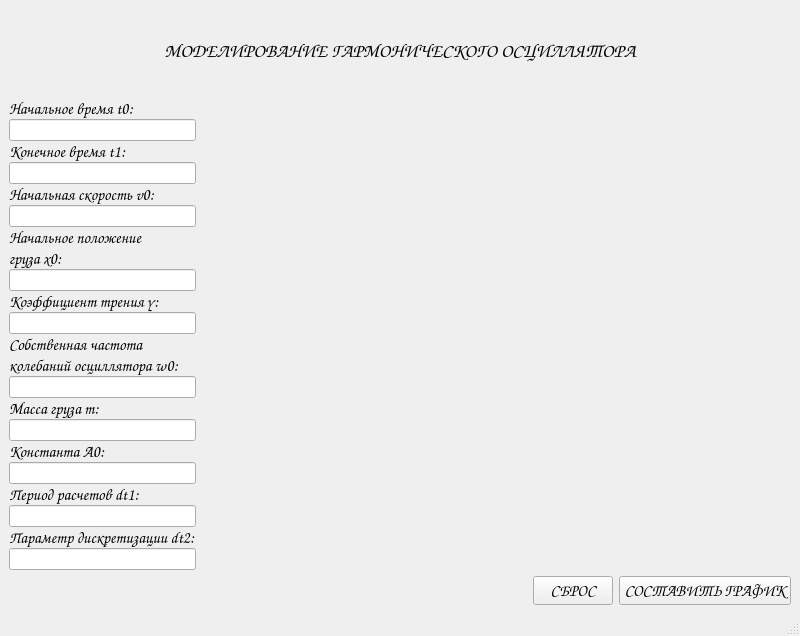
<?xml version="1.0" encoding="UTF-8"?>
<ui version="4.0">
 <class>MainWindow</class>
 <widget class="QMainWindow" name="MainWindow">
  <property name="geometry">
   <rect>
    <x>0</x>
    <y>0</y>
    <width>800</width>
    <height>636</height>
   </rect>
  </property>
  <property name="windowTitle">
   <string>MainWindow</string>
  </property>
  <widget class="QWidget" name="centralwidget">
   <layout class="QGridLayout" name="gridLayout" columnstretch="1,5">
    <item row="0" column="0" colspan="2">
     <layout class="QVBoxLayout" name="verticalLayout_header">
      <item>
       <widget class="QLabel" name="label_program_name">
        <property name="font">
         <font>
          <family>Comic Sans MS</family>
          <pointsize>14</pointsize>
          <weight>50</weight>
          <bold>false</bold>
         </font>
        </property>
        <property name="text">
         <string>МОДЕЛИРОВАНИЕ ГАРМОНИЧЕСКОГО ОСЦИЛЛЯТОРА</string>
        </property>
        <property name="alignment">
         <set>Qt::AlignCenter</set>
        </property>
       </widget>
      </item>
     </layout>
    </item>
    <item row="1" column="0">
     <layout class="QVBoxLayout" name="verticalLayout_input_fields">
      <property name="spacing">
       <number>0</number>
      </property>
      <item>
       <layout class="QVBoxLayout" name="verticalLayout_t0">
        <property name="spacing">
         <number>0</number>
        </property>
        <property name="sizeConstraint">
         <enum>QLayout::SetDefaultConstraint</enum>
        </property>
        <item>
         <widget class="QLabel" name="label_t0">
          <property name="sizePolicy">
           <sizepolicy hsizetype="Preferred" vsizetype="Maximum">
            <horstretch>0</horstretch>
            <verstretch>0</verstretch>
           </sizepolicy>
          </property>
          <property name="font">
           <font>
            <family>Comic Sans MS</family>
            <pointsize>12</pointsize>
           </font>
          </property>
          <property name="text">
           <string>Начальное время t0:</string>
          </property>
         </widget>
        </item>
        <item>
         <widget class="QLineEdit" name="lineEdit_t0"/>
        </item>
       </layout>
      </item>
      <item>
       <layout class="QVBoxLayout" name="verticalLayout_t1">
        <property name="spacing">
         <number>0</number>
        </property>
        <item>
         <widget class="QLabel" name="label_t1">
          <property name="sizePolicy">
           <sizepolicy hsizetype="Preferred" vsizetype="Maximum">
            <horstretch>0</horstretch>
            <verstretch>0</verstretch>
           </sizepolicy>
          </property>
          <property name="font">
           <font>
            <family>Comic Sans MS</family>
            <pointsize>12</pointsize>
           </font>
          </property>
          <property name="text">
           <string>Конечное время t1:</string>
          </property>
         </widget>
        </item>
        <item>
         <widget class="QLineEdit" name="lineEdit_t1"/>
        </item>
       </layout>
      </item>
      <item>
       <layout class="QVBoxLayout" name="verticalLayout_v0">
        <property name="spacing">
         <number>0</number>
        </property>
        <item>
         <widget class="QLabel" name="label_v0">
          <property name="sizePolicy">
           <sizepolicy hsizetype="Preferred" vsizetype="Maximum">
            <horstretch>0</horstretch>
            <verstretch>0</verstretch>
           </sizepolicy>
          </property>
          <property name="font">
           <font>
            <family>Comic Sans MS</family>
            <pointsize>12</pointsize>
           </font>
          </property>
          <property name="text">
           <string>Начальная скорость v0:</string>
          </property>
         </widget>
        </item>
        <item>
         <widget class="QLineEdit" name="lineEdit_v0"/>
        </item>
       </layout>
      </item>
      <item>
       <layout class="QVBoxLayout" name="verticalLayout_x0">
        <property name="spacing">
         <number>0</number>
        </property>
        <item>
         <widget class="QLabel" name="label_x0">
          <property name="sizePolicy">
           <sizepolicy hsizetype="Preferred" vsizetype="Maximum">
            <horstretch>0</horstretch>
            <verstretch>0</verstretch>
           </sizepolicy>
          </property>
          <property name="font">
           <font>
            <family>Comic Sans MS</family>
            <pointsize>12</pointsize>
           </font>
          </property>
          <property name="text">
           <string>Начальное положение</string>
          </property>
         </widget>
        </item>
        <item>
         <widget class="QLabel" name="label_x0_2">
          <property name="sizePolicy">
           <sizepolicy hsizetype="Preferred" vsizetype="Maximum">
            <horstretch>0</horstretch>
            <verstretch>0</verstretch>
           </sizepolicy>
          </property>
          <property name="font">
           <font>
            <family>Comic Sans MS</family>
            <pointsize>12</pointsize>
           </font>
          </property>
          <property name="text">
           <string>груза x0:</string>
          </property>
         </widget>
        </item>
        <item>
         <widget class="QLineEdit" name="lineEdit_x0"/>
        </item>
       </layout>
      </item>
      <item>
       <layout class="QVBoxLayout" name="verticalLayout_gamma">
        <property name="spacing">
         <number>0</number>
        </property>
        <item>
         <widget class="QLabel" name="label_gamma">
          <property name="sizePolicy">
           <sizepolicy hsizetype="Preferred" vsizetype="Maximum">
            <horstretch>0</horstretch>
            <verstretch>0</verstretch>
           </sizepolicy>
          </property>
          <property name="font">
           <font>
            <family>Comic Sans MS</family>
            <pointsize>12</pointsize>
           </font>
          </property>
          <property name="text">
           <string>Коэффициент трения γ:</string>
          </property>
         </widget>
        </item>
        <item>
         <widget class="QLineEdit" name="lineEdit_gamma"/>
        </item>
       </layout>
      </item>
      <item>
       <layout class="QVBoxLayout" name="verticalLayout_omega0">
        <property name="spacing">
         <number>0</number>
        </property>
        <item>
         <widget class="QLabel" name="label_omega0">
          <property name="sizePolicy">
           <sizepolicy hsizetype="Preferred" vsizetype="Maximum">
            <horstretch>0</horstretch>
            <verstretch>0</verstretch>
           </sizepolicy>
          </property>
          <property name="font">
           <font>
            <family>Comic Sans MS</family>
            <pointsize>12</pointsize>
           </font>
          </property>
          <property name="text">
           <string>Собственная частота</string>
          </property>
         </widget>
        </item>
        <item>
         <widget class="QLabel" name="label_omega0_2">
          <property name="sizePolicy">
           <sizepolicy hsizetype="Preferred" vsizetype="Maximum">
            <horstretch>0</horstretch>
            <verstretch>0</verstretch>
           </sizepolicy>
          </property>
          <property name="font">
           <font>
            <family>Comic Sans MS</family>
            <pointsize>12</pointsize>
           </font>
          </property>
          <property name="text">
           <string>колебаний осциллятора ω0:</string>
          </property>
         </widget>
        </item>
        <item>
         <widget class="QLineEdit" name="lineEdit_omega0"/>
        </item>
       </layout>
      </item>
      <item>
       <layout class="QVBoxLayout" name="verticalLayout_m">
        <item>
         <widget class="QLabel" name="label_m">
          <property name="sizePolicy">
           <sizepolicy hsizetype="Preferred" vsizetype="Maximum">
            <horstretch>0</horstretch>
            <verstretch>0</verstretch>
           </sizepolicy>
          </property>
          <property name="font">
           <font>
            <family>Comic Sans MS</family>
            <pointsize>12</pointsize>
           </font>
          </property>
          <property name="text">
           <string>Масса груза m:</string>
          </property>
         </widget>
        </item>
        <item>
         <widget class="QLineEdit" name="lineEdit_m"/>
        </item>
       </layout>
      </item>
      <item>
       <layout class="QVBoxLayout" name="verticalLayout_a0">
        <property name="spacing">
         <number>0</number>
        </property>
        <item>
         <widget class="QLabel" name="label_a0">
          <property name="sizePolicy">
           <sizepolicy hsizetype="Preferred" vsizetype="Maximum">
            <horstretch>0</horstretch>
            <verstretch>0</verstretch>
           </sizepolicy>
          </property>
          <property name="font">
           <font>
            <family>Comic Sans MS</family>
            <pointsize>12</pointsize>
           </font>
          </property>
          <property name="text">
           <string>Константа A0:</string>
          </property>
         </widget>
        </item>
        <item>
         <widget class="QLineEdit" name="lineEdit_a0"/>
        </item>
       </layout>
      </item>
      <item>
       <layout class="QVBoxLayout" name="verticalLayout_dt1">
        <property name="spacing">
         <number>0</number>
        </property>
        <item>
         <widget class="QLabel" name="label_dt1">
          <property name="sizePolicy">
           <sizepolicy hsizetype="Preferred" vsizetype="Maximum">
            <horstretch>0</horstretch>
            <verstretch>0</verstretch>
           </sizepolicy>
          </property>
          <property name="font">
           <font>
            <family>Comic Sans MS</family>
            <pointsize>12</pointsize>
           </font>
          </property>
          <property name="text">
           <string>Период расчетов dt1:</string>
          </property>
         </widget>
        </item>
        <item>
         <widget class="QLineEdit" name="lineEdit_dt1"/>
        </item>
       </layout>
      </item>
      <item>
       <layout class="QVBoxLayout" name="verticalLayout_dt2">
        <property name="spacing">
         <number>0</number>
        </property>
        <item>
         <widget class="QLabel" name="label_dt2">
          <property name="sizePolicy">
           <sizepolicy hsizetype="Preferred" vsizetype="Maximum">
            <horstretch>0</horstretch>
            <verstretch>0</verstretch>
           </sizepolicy>
          </property>
          <property name="font">
           <font>
            <family>Comic Sans MS</family>
            <pointsize>12</pointsize>
           </font>
          </property>
          <property name="text">
           <string>Параметр дискретизации dt2:</string>
          </property>
         </widget>
        </item>
        <item>
         <widget class="QLineEdit" name="lineEdit_dt2"/>
        </item>
       </layout>
      </item>
     </layout>
    </item>
    <item row="1" column="1">
     <layout class="QVBoxLayout" name="verticalLayout_graph">
      <item>
       <widget class="QLabel" name="label_graph">
        <property name="text">
         <string/>
        </property>
        <property name="alignment">
         <set>Qt::AlignCenter</set>
        </property>
       </widget>
      </item>
     </layout>
    </item>
    <item row="2" column="1">
     <layout class="QHBoxLayout" name="horizontalLayout_buttons">
      <item>
       <spacer name="horizontalSpacer_2">
        <property name="orientation">
         <enum>Qt::Horizontal</enum>
        </property>
        <property name="sizeHint" stdset="0">
         <size>
          <width>40</width>
          <height>20</height>
         </size>
        </property>
       </spacer>
      </item>
      <item>
       <widget class="QPushButton" name="pushButton_reset">
        <property name="sizePolicy">
         <sizepolicy hsizetype="Minimum" vsizetype="Fixed">
          <horstretch>0</horstretch>
          <verstretch>0</verstretch>
         </sizepolicy>
        </property>
        <property name="font">
         <font>
          <family>Comic Sans MS</family>
          <pointsize>12</pointsize>
          <weight>50</weight>
          <bold>false</bold>
         </font>
        </property>
        <property name="text">
         <string>СБРОС</string>
        </property>
       </widget>
      </item>
      <item>
       <widget class="QPushButton" name="pushButton_graph">
        <property name="sizePolicy">
         <sizepolicy hsizetype="Minimum" vsizetype="Fixed">
          <horstretch>0</horstretch>
          <verstretch>0</verstretch>
         </sizepolicy>
        </property>
        <property name="font">
         <font>
          <family>Comic Sans MS</family>
          <pointsize>12</pointsize>
          <weight>50</weight>
          <bold>false</bold>
         </font>
        </property>
        <property name="text">
         <string>СОСТАВИТЬ ГРАФИК</string>
        </property>
       </widget>
      </item>
     </layout>
    </item>
    <item row="2" column="0">
     <spacer name="horizontalSpacer">
      <property name="orientation">
       <enum>Qt::Horizontal</enum>
      </property>
      <property name="sizeHint" stdset="0">
       <size>
        <width>40</width>
        <height>20</height>
       </size>
      </property>
     </spacer>
    </item>
   </layout>
  </widget>
  <widget class="QMenuBar" name="menubar">
   <property name="geometry">
    <rect>
     <x>0</x>
     <y>0</y>
     <width>800</width>
     <height>21</height>
    </rect>
   </property>
  </widget>
  <widget class="QStatusBar" name="statusbar"/>
 </widget>
 <resources/>
 <connections/>
</ui>
